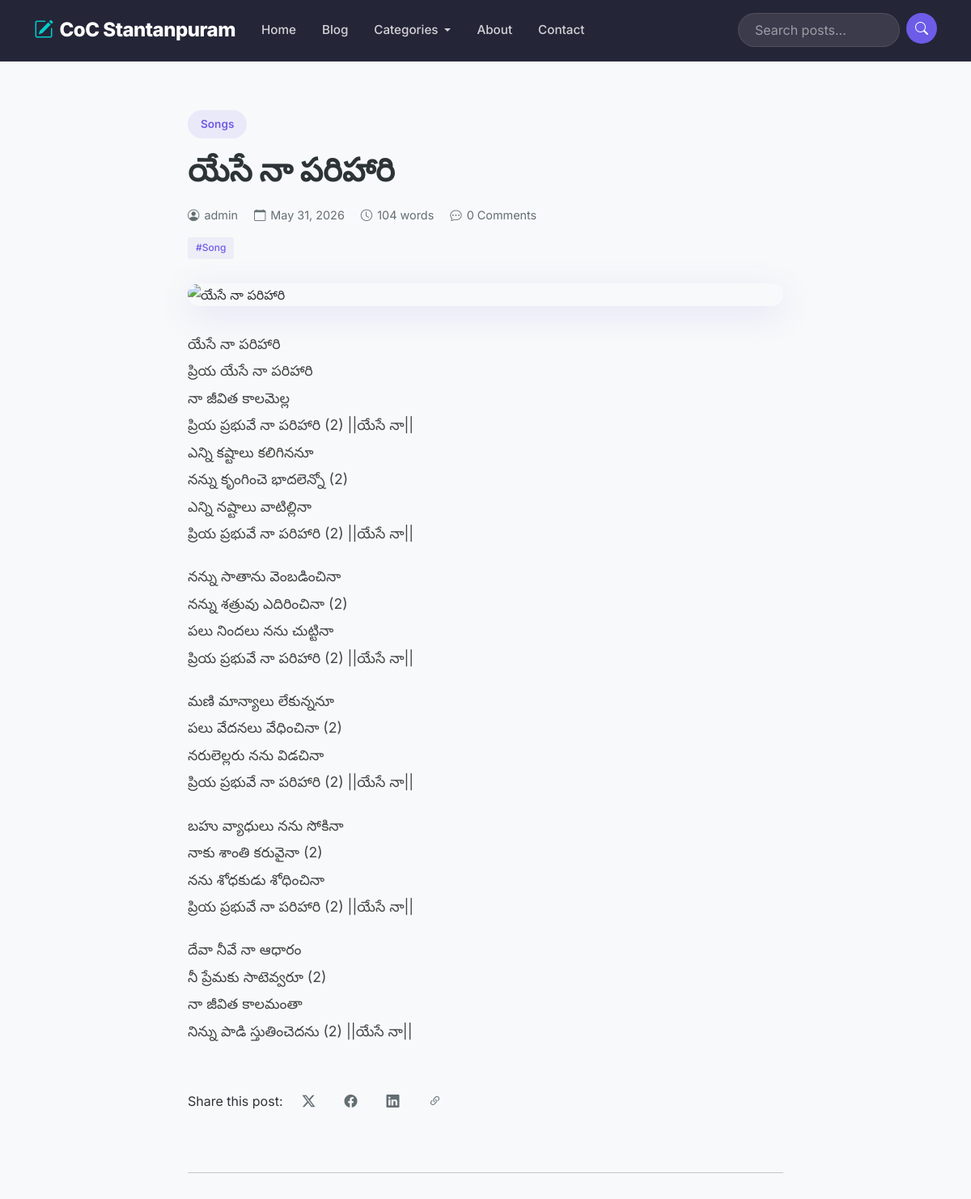
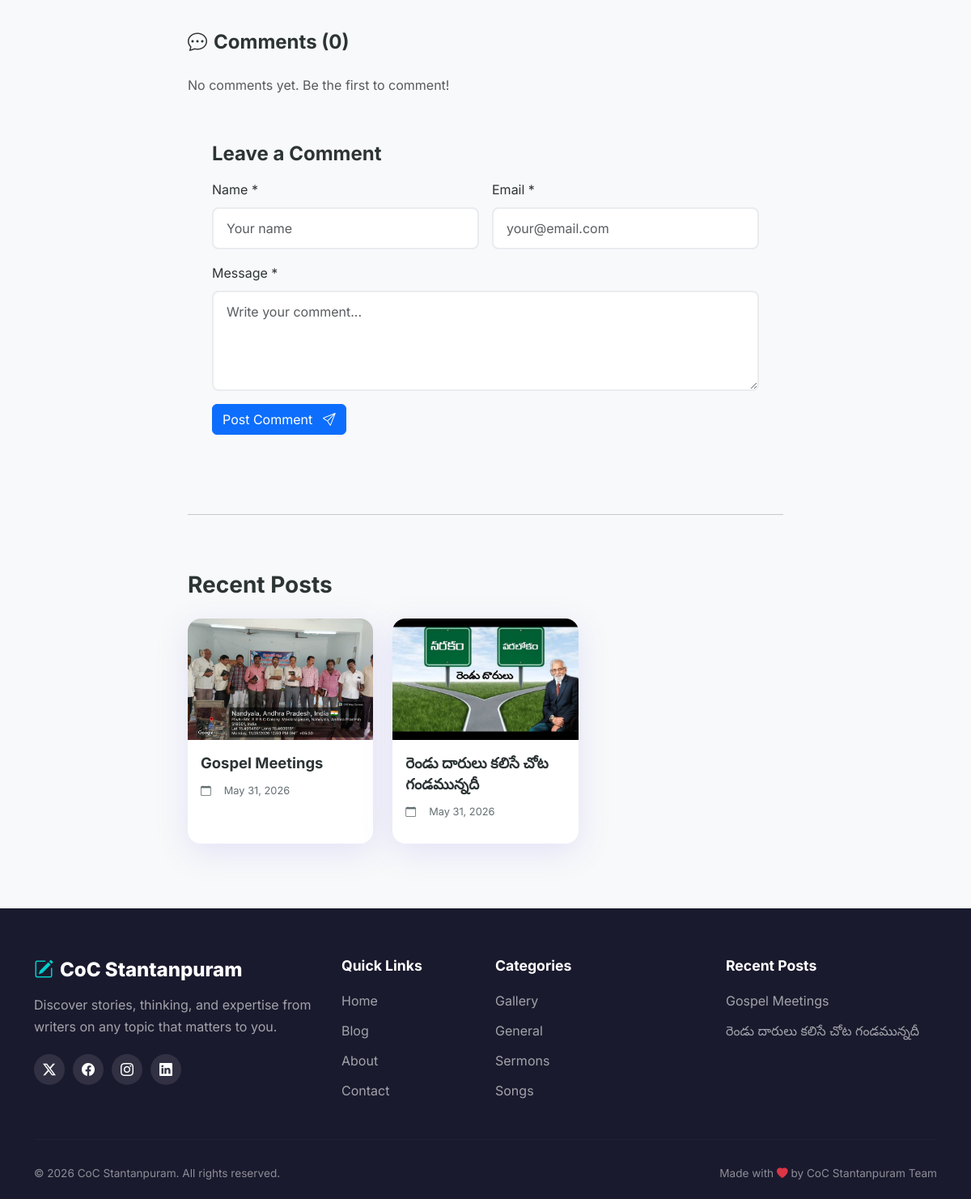
Screenshot of /blog/post/ with the database file from the repository (2 pictures, top to bottom).
### blog/models.py (models this page shows, shortened)
class Post(models.Model):
    STATUS_CHOICES = (
        ("draft", "Draft"),
        ("published", "Published"),
    )
    title = models.CharField(max_length=255)
    slug = models.SlugField(max_length=255, unique=True, blank=True)
    author = models.ForeignKey(User, on_delete=models.CASCADE, related_name="posts")
    category = models.ForeignKey(
        Category, on_delete=models.SET_NULL, null=True, related_name="posts"
    )
    tags = models.ManyToManyField(Tag, blank=True, related_name="posts")
    featured_image = models.ImageField(
        upload_to="blog_images/", blank=True, null=True
    )
    content = models.TextField()
    excerpt = models.TextField(max_length=500, blank=True)
    status = models.CharField(max_length=10, choices=STATUS_CHOICES, default="draft")
    is_featured = models.BooleanField(default=False)
    created_at = models.DateTimeField(auto_now_add=True)
    updated_at = models.DateTimeField(auto_now=True)
    class Meta:
        ordering = ["-created_at"]

class Category(models.Model):
    name = models.CharField(max_length=100, unique=True)
    slug = models.SlugField(max_length=100, unique=True, blank=True)
    class Meta:
        verbose_name_plural = "Categories"
        ordering = ["name"]

class Tag(models.Model):
    name = models.CharField(max_length=50, unique=True)
    slug = models.SlugField(max_length=50, unique=True, blank=True)
    class Meta:
        ordering = ["name"]

### blog/views.py (the view)
# urls.py: path("blog/<slug:slug>/", views.blog_detail, name="blog_detail"),
def blog_detail(request, slug):
    post = get_object_or_404(Post, slug=slug, status="published")
    comments = post.comments.filter(is_approved=True)
    recent_posts = (
        Post.objects.filter(status="published")
        .exclude(id=post.id)
        .order_by("-created_at")[:3]
    )
    if request.method == "POST":
        form = CommentForm(request.POST)
        if form.is_valid():
            comment = form.save(commit=False)
            comment.post = post
            comment.save()
            messages.success(
                request, "Your comment has been submitted and is awaiting approval."
            )
            return redirect("blog_detail", slug=post.slug)
    else:
        form = CommentForm()
    context = {
        "post": post,
        "comments": comments,
        "recent_posts": recent_posts,
        "form": form,
    }
    return render(request, "blog_detail.html", context)

### blog/forms.py
class CommentForm(forms.ModelForm):
    class Meta:
        model = Comment
        fields = ["name", "email", "message"]
        widgets = {
            "name": forms.TextInput(
                attrs={
                    "class": "form-control",
                    "placeholder": "Your name",
                }
            ),
            "email": forms.EmailInput(
                attrs={
                    "class": "form-control",
                    "placeholder": "your@email.com",
                }
            ),
            "message": forms.Textarea(
                attrs={
                    "class": "form-control",
                    "rows": 4,
                    "placeholder": "Write your comment...",
                }
            ),
        }

### blog/context_processors.py (called while the page is built)
def common_context(request):
    categories = Category.objects.all()
    recent_posts = Post.objects.filter(status="published")[:3]
    return {
        "categories": categories,
        "recent_posts": recent_posts,
    }

### blog/templates/blog_detail.html (shortened to what this page needs)
{% extends "base.html" %}
{% load static %}
{% block content %}
<article class="blog-detail-section">
    <div class="container">
        <div class="row justify-content-center">
            <div class="col-lg-8">
                <div class="blog-detail-header">
                    <div class="blog-detail-category">{{ post.category.name|default:"Uncategorized" }}</div>
                    <h1 class="blog-detail-title">{{ post.title }}</h1>
                    <div class="blog-detail-meta">
                        <span><i class="bi bi-person-circle"></i> {{ post.author.username }}</span>
                        <span><i class="bi bi-calendar"></i> {{ post.created_at|date:"F d, Y" }}</span>
                        <span><i class="bi bi-clock"></i> {{ post.content|wordcount|default:0 }} words</span>
                        <span><i class="bi bi-chat-dots"></i> {{ comments.count }} Comments</span>
                    </div>
                    <div class="blog-detail-tags">
                        {% for tag in post.tags.all %}
                        <span class="tag">#{{ tag.name }}</span>
                        {% endfor %}
                    </div>
                </div>
                <div class="blog-detail-image">
                    {% if post.featured_image %}
                    <img src="{{ post.featured_image.url }}" alt="{{ post.title }}">
                    {% else %}
                    <img src="https://images.unsplash.com/photo-1499750310107-5fef28a66643?w=1200&q=80" alt="{{ post.title }}">
                    {% endif %}
                </div>
                <div class="blog-detail-content">
                    {{ post.content|linebreaks }}
                </div>
                <div class="blog-detail-share">
                    <span>Share this post:</span>
                    <a href="#" class="share-link"><i class="bi bi-twitter-x"></i></a>
                    <a href="#" class="share-link"><i class="bi bi-facebook"></i></a>
                    <a href="#" class="share-link"><i class="bi bi-linkedin"></i></a>
                    <a href="#" class="share-link"><i class="bi bi-link-45deg"></i></a>
                </div>
                <hr class="my-5">
                <section class="comments-section">
                    <h3 class="comments-title"><i class="bi bi-chat-dots me-2"></i>Comments ({{ comments.count }})</h3>
                    {% if comments %}
                    <div class="comments-list">
                        {% for comment in comments %}
                        <div class="comment-item">
                            <div class="comment-avatar">
                                <i class="bi bi-person-circle"></i>
                            </div>
                            <div class="comment-body">
                                <div class="comment-header">
                                    <strong class="comment-name">{{ comment.name }}</strong>
                                    <span class="comment-date">{{ comment.created_at|date:"M d, Y" }}</span>
                                </div>
                                <p class="comment-text">{{ comment.message }}</p>
                            </div>
                        </div>
                        {% endfor %}
                    </div>
                    {% else %}
                    <p class="text-muted">No comments yet. Be the first to comment!</p>
                    {% endif %}
                    <div class="comment-form-wrapper mt-4">
                        <h4 class="mb-3">Leave a Comment</h4>
                        <form method="POST" class="comment-form">
                            <div class="row g-3">
                                <div class="col-md-6">
                                    <label class="form-label">Name *</label>
                                    {{ form.name }}
                                </div>
                                <div class="col-md-6">
                                    <label class="form-label">Email *</label>
                                    {{ form.email }}
                                </div>
                                <div class="col-12">
                                    <label class="form-label">Message *</label>
                                    {{ form.message }}
                                </div>
                            </div>
                            <button type="submit" class="btn btn-primary mt-3">Post Comment <i class="bi bi-send ms-2"></i></button>
                        </form>
                    </div>
                </section>
                <hr class="my-5">
                {% if recent_posts %}
                <section class="related-posts">
                    <h3 class="mb-4">Recent Posts</h3>
                    <div class="row g-4">
                        {% for rp in recent_posts %}
                        <div class="col-md-4">
                            <article class="blog-card small-card">
                                <div class="blog-card-image">
                                    {% if rp.featured_image %}
                                    <img src="{{ rp.featured_image.url }}" alt="{{ rp.title }}">
                                    {% else %}
                                    <img src="https://images.unsplash.com/photo-1499750310107-5fef28a66643?w=600&q=80" alt="{{ rp.title }}">
                                    {% endif %}
                                </div>
                                <div class="blog-card-body">
                                    <h6 class="blog-card-title"><a href="{% url 'blog_detail' rp.slug %}">{{ rp.title }}</a></h6>
                                    <span class="blog-card-meta"><i class="bi bi-calendar"></i> {{ rp.created_at|date:"M d, Y" }}</span>
                                </div>
                            </article>
                        </div>
                        {% endfor %}
                    </div>
                </section>
                {% endif %}
            </div>
        </div>
    </div>
</article>
{% endblock %}

### blog/templates/footer.html
<footer class="footer">
    <div class="container">
        <div class="row g-4">
            <div class="col-lg-4">
                <h5 class="footer-brand"><i class="bi bi-pencil-square me-2"></i>CoC Stantanpuram</h5>
                <p class="footer-text">Discover stories, thinking, and expertise from writers on any topic that matters to you.</p>
                <div class="social-links">
                    <a href="#" class="social-link"><i class="bi bi-twitter-x"></i></a>
                    <a href="#" class="social-link"><i class="bi bi-facebook"></i></a>
                    <a href="#" class="social-link"><i class="bi bi-instagram"></i></a>
                    <a href="#" class="social-link"><i class="bi bi-linkedin"></i></a>
                </div>
            </div>
            <div class="col-lg-2 col-md-4">
                <h6 class="footer-heading">Quick Links</h6>
                <ul class="footer-links">
                    <li><a href="{% url 'home' %}">Home</a></li>
                    <li><a href="{% url 'blog_list' %}">Blog</a></li>
                    <li><a href="{% url 'about' %}">About</a></li>
                    <li><a href="{% url 'contact' %}">Contact</a></li>
                </ul>
            </div>
            <div class="col-lg-3 col-md-4">
                <h6 class="footer-heading">Categories</h6>
                <ul class="footer-links">
                    {% for cat in categories %}
                    <li><a href="{% url 'category_posts' cat.slug %}">{{ cat.name }}</a></li>
                    {% empty %}
                    <li><a href="#">No categories</a></li>
                    {% endfor %}
                </ul>
            </div>
            <div class="col-lg-3 col-md-4">
                <h6 class="footer-heading">Recent Posts</h6>
                <ul class="footer-links">
                    {% for post in recent_posts %}
                    <li><a href="{% url 'blog_detail' post.slug %}">{{ post.title|truncatechars:35 }}</a></li>
                    {% empty %}
                    <li><a href="#">No posts yet</a></li>
                    {% endfor %}
                </ul>
            </div>
        </div>
        <hr class="footer-divider">
        <div class="row">
            <div class="col-md-6">
                <p class="copyright">&copy; {% now "Y" %} CoC Stantanpuram. All rights reserved.</p>
            </div>
            <div class="col-md-6 text-md-end">
                <p class="copyright">Made with <i class="bi bi-heart-fill text-danger"></i> by CoC Stantanpuram Team</p>
            </div>
        </div>
    </div>
</footer>

### rows the page displays
Post: category.name "Songs", title "యేసే నా పరిహారి", author.username "admin", created_at "May 31, 2026", content "104", content "యేసే నా పరిహారి ప్రియ యేసే నా పరిహారి నా జీవిత కాలమెల్ల ప్రియ ప్రభువే నా పరిహారి (2) ||యేసే నా|| ఎన్ని కష్టాలు కలిగిననూ నన్ను కృంగించె భాదలెన్నో (2) ఎన్ని నష్టాలు వాటిల్లినా ప్రియ ప్రభువే నా పరిహారి (2) ||యేసే నా|| నన్ను సాతాను వెంబడించినా నన్ను శత్రువు ఎదిరించినా (2) పలు నిందలు నను చుట్టినా ప్రియ ప్రభువే నా పరిహారి (2) ||యేసే నా|| మణి మాన్యాలు లేకున్ననూ పలు వేదనలు వేధించినా (2) నరులెల్లరు నను విడచినా ప్రియ ప్రభువే నా పరిహారి (2) ||యేసే నా|| బహు వ్యాధులు నను సోకినా నాకు శాంతి కరువైనా (2) నను శోధకుడు శోధించినా ప్రియ ప్రభువే నా పరిహారి (2) ||యేసే నా|| దేవా నీవే నా ఆధారం నీ ప్రేమకు సాటెవ్వరూ (2) నా జీవిత కాలమంతా నిన్ను పాడి స్తుతించెదను (2) ||యేసే నా||"
Tag: name "Song"
Post: featured_image (picture), title "Gospel Meetings", created_at "May 31, 2026"
Post: featured_image (placeholder picture), title "రెండు దారులు కలిసే చోట గండమున్నదీ", created_at "May 31, 2026"
Category: name "Gallery"
Category: name "General"
Category: name "Sermons"
Category: name "Songs"

### other values shown
{{ comments.count }} "0"
